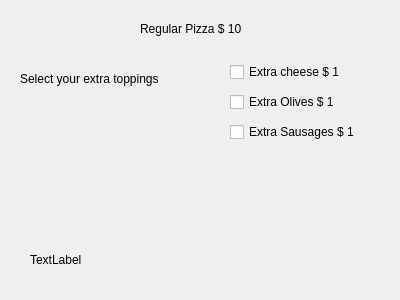
<?xml version="1.0" encoding="UTF-8"?>
<ui version="4.0">
 <class>Dialog</class>
 <widget class="QDialog" name="Dialog">
  <property name="geometry">
   <rect>
    <x>0</x>
    <y>0</y>
    <width>400</width>
    <height>300</height>
   </rect>
  </property>
  <property name="windowTitle">
   <string>Dialog</string>
  </property>
  <widget class="QLabel" name="label">
   <property name="geometry">
    <rect>
     <x>140</x>
     <y>20</y>
     <width>121</width>
     <height>18</height>
    </rect>
   </property>
   <property name="text">
    <string>Regular Pizza $ 10</string>
   </property>
   <property name="scaledContents">
    <bool>false</bool>
   </property>
   <property name="wordWrap">
    <bool>false</bool>
   </property>
  </widget>
  <widget class="QLabel" name="label_2">
   <property name="geometry">
    <rect>
     <x>20</x>
     <y>70</y>
     <width>171</width>
     <height>18</height>
    </rect>
   </property>
   <property name="text">
    <string>Select your extra toppings</string>
   </property>
  </widget>
  <widget class="QLabel" name="labelAmount">
   <property name="geometry">
    <rect>
     <x>30</x>
     <y>250</y>
     <width>351</width>
     <height>20</height>
    </rect>
   </property>
   <property name="text">
    <string>TextLabel</string>
   </property>
  </widget>
  <widget class="QCheckBox" name="checkBoxCheese">
   <property name="geometry">
    <rect>
     <x>230</x>
     <y>60</y>
     <width>131</width>
     <height>24</height>
    </rect>
   </property>
   <property name="text">
    <string>Extra cheese $ 1</string>
   </property>
  </widget>
  <widget class="QCheckBox" name="checkBoxOlives">
   <property name="geometry">
    <rect>
     <x>230</x>
     <y>90</y>
     <width>121</width>
     <height>24</height>
    </rect>
   </property>
   <property name="text">
    <string>Extra Olives $ 1</string>
   </property>
  </widget>
  <widget class="QCheckBox" name="checkBoxSausages">
   <property name="geometry">
    <rect>
     <x>230</x>
     <y>120</y>
     <width>141</width>
     <height>24</height>
    </rect>
   </property>
   <property name="text">
    <string>Extra Sausages $ 1</string>
   </property>
  </widget>
 </widget>
 <resources/>
 <connections/>
</ui>
